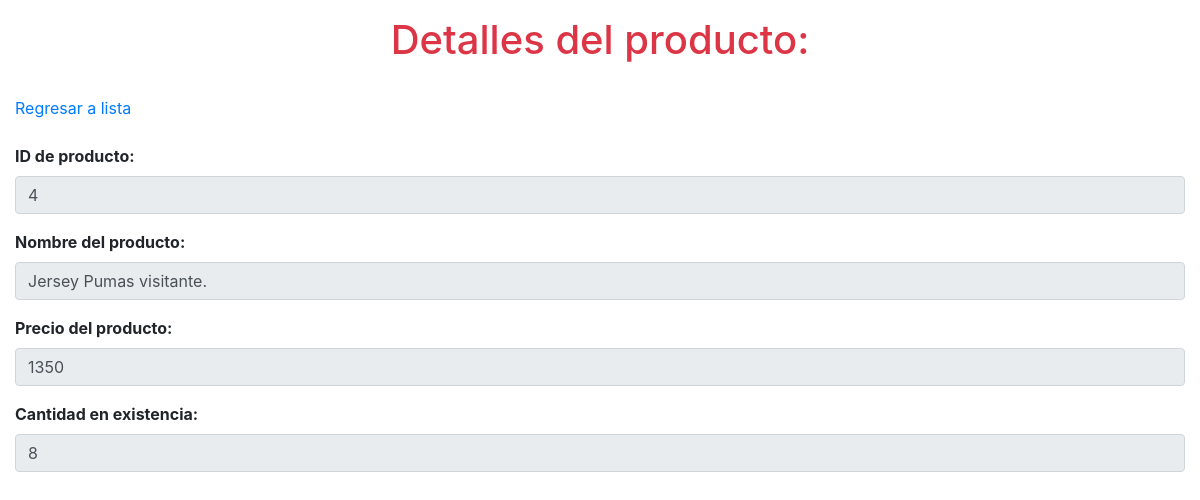
Page /productos/view.php?id_producto=4 on the committed database.
### tables this page shows
CREATE TABLE productos (
	id_producto INTEGER PRIMARY KEY AUTOINCREMENT,
    producto VARCHAR (100) NOT NULL,
    precio FLOAT NOT NULL,
    existencias INTEGER NOT NULL
);

### productos/db/db_view.php (the view)
<?php
    $id_producto = $_GET["id_producto"];
    $db = new SQLite3("../tienda.db");
    $resultado = $db->query("SELECT * from productos where id_producto='$id_producto';");
    while ($row = $resultado->fetchArray()) {
        $id_producto = $row["id_producto"];
        $producto = $row['producto'];
        $precio = $row['precio'];
        $existencias = $row['existencias'];
    }
    $form = "
        <div class='form-group font-weight-bold'>
            <label for='id_producto'>ID de producto:</label>
            <input type='text' readonly class='form-control' id='id_producto' name='id_producto' aria-describedby='ID producto' value='$id_producto'>
        </div>
        <div class='form-group font-weight-bold'>
            <label for='producto'>Nombre del producto:</label>
            <input type='text' readonly class='form-control' id='producto' name='producto' aria-describedby='producto' value='$producto'>
        </div>
        <div class='form-group font-weight-bold'>
            <label for='precio'>Precio del producto:</label>
            <input type='number' readonly class='form-control' id='precio' name='precio' aria-describedby='precio' value='$precio'>
        </div>
        <div class='form-group font-weight-bold'>
            <label for='existencias'>Cantidad en existencia:</label>
            <input type='number' readonly class='form-control' id='existencias' name='existencias' aria-describedby='precio' value='$existencias'>
        </div>
        ";
    print($form);
?>

### rows in the picture
productos: id_producto "4", producto "Jersey Pumas visitante.", precio "1350", existencias "8"
